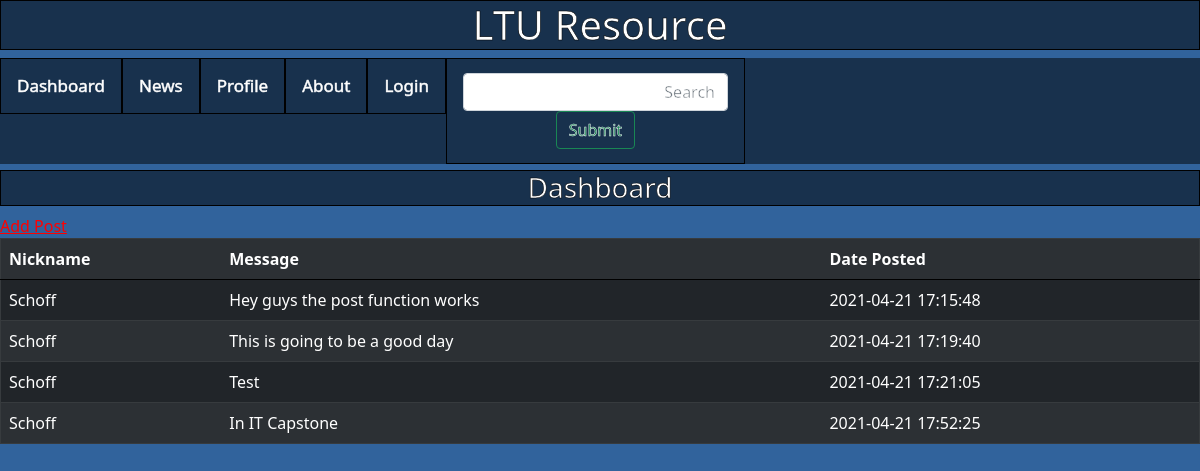
Page /NewPostAction.php on the earlier database version.
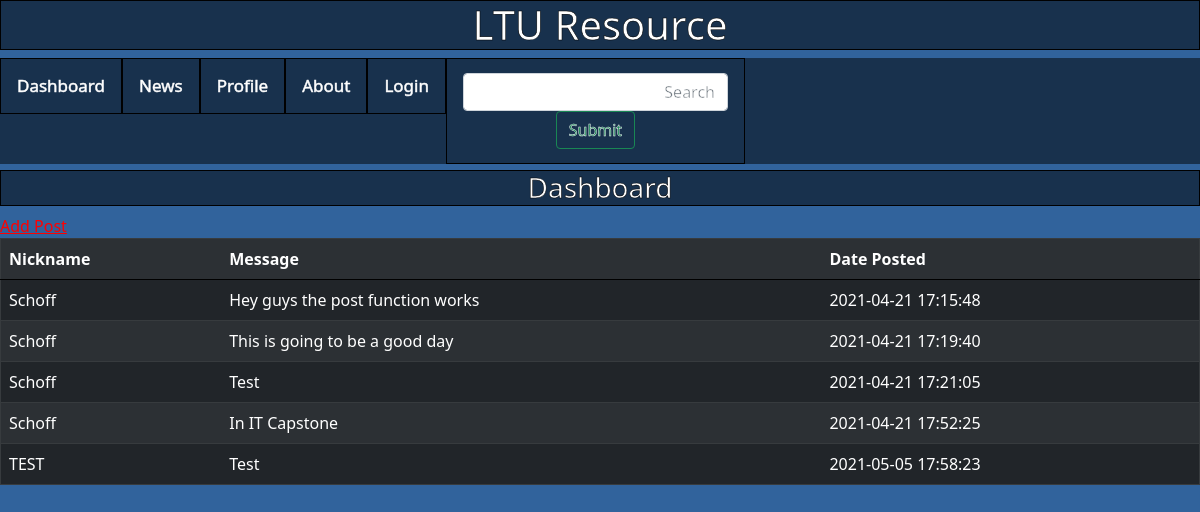
Same page on the later database version.
### tables this page shows
CREATE TABLE IF NOT EXISTS `post` (
  `postid` int NOT NULL AUTO_INCREMENT,
  `message` varchar(256) NOT NULL,
  `dateposted` datetime NOT NULL DEFAULT CURRENT_TIMESTAMP,
  `file` varchar(32) DEFAULT NULL,
  `userid` int NOT NULL,
  PRIMARY KEY (`postid`),
  KEY `userid` (`userid`)
);

CREATE TABLE IF NOT EXISTS `user` (
  `userid` int NOT NULL AUTO_INCREMENT,
  `nickname` varchar(32) NOT NULL,
  `password` varchar(32) NOT NULL,
  `email` varchar(32) NOT NULL,
  `profilepicture` varchar(32) DEFAULT NULL,
  `bio` varchar(128) DEFAULT NULL,
  `fname` varchar(32) DEFAULT NULL,
  `lname` varchar(32) DEFAULT NULL,
  `dob` date DEFAULT NULL,
  PRIMARY KEY (`userid`)
);

### NewPostAction.php (the view, shortened to what this page needs)
<?php
include 'Connection.php';
$message = $_POST['message'];
$userid = $_SESSION['user'];
$sql = "INSERT INTO post (message, userid) VALUES ('$message', $userid);";
$result = $conn->query($sql);
if ($result) {
	$sqlget = "SELECT post.message, post.dateposted, user.nickname FROM post LEFT JOIN user ON post.userid = user.userid;";
	$sqldata = mysqli_query($conn,$sqlget) or die("Error getting data");
	if (isset($_SESSION["user"]) && !empty($_SESSION["user"])){
		echo "<!doctype html>
		<html>
		<head>
		<meta charset='utf-8'>
		<title>Untitled Document</title>
			<link href = 'Dashboard.php'>
			<link href = 'Dashboard.php' rel = 'connection'>
			<link href='https://cdn.jsdelivr.net/npm/bootstrap@5.0.0-beta3/dist/css/bootstrap.min.css' rel='stylesheet'>
			<link href = 'Style.css' rel = 'stylesheet'>
		</head>
		<body>
			<h1 class = 'header'> LTU Resource</h1>
			<div class='topnav'>
				<a class='dash' href='Dashboard.php'>Dashboard</a>
				<a class='das' href='News.php'>News</a>
				<a class='dash' href='Profile.html'>Profile</a>
				<a class='dash' href='About.php'>About</a>
				<a class='dash' href='Logout.php'>Logout</a>
				<a>
					<form class='dash' action = 'SearchAction.php'>
						<input class='form-control me-2'  id = 'input' name = 'input' type='text' placeholder='Search' aria-label='Search' style = 'width: 100%; text-align: right'>
						<input class='btn btn-outline-success' type='submit'>
					</form>
				</a>
			</div>
			<h3 class='title'>Dashboard</h3>
			<a href='NewPost.html' style = 'color: red'>Add Post</a>
		</body>
		</html>";
		}
	else{
		echo "<!doctype html>
		<html>
		<head>
		<meta charset='utf-8'>
		<title>Untitled Document</title>
			<link href = 'Dashboard.php'>
			<link href = 'Dashboard.php' rel = 'connection'>
			<link href='https://cdn.jsdelivr.net/npm/bootstrap@5.0.0-beta3/dist/css/bootstrap.min.css' rel='stylesheet'>
			<link href = 'Style.css' rel = 'stylesheet'>
		</head>
		<body>
			<h1 class = 'header'> LTU Resource</h1>
			<div class='topnav'>
				<a class='dash' href='Dashboard.php'>Dashboard</a>
				<a class='das' href='News.php'>News</a>
				<a class='dash' href='Profile.html'>Profile</a>
				<a class='dash' href='About.php'>About</a>
				<a class='dash' href='Login.php'>Login</a>
				<a>
					<form class='dash' action = 'SearchAction.php'>
						<input class='form-control me-2'  id = 'input' name = 'input' type='text' placeholder='Search' aria-label='Search' style = 'width: 100%; text-align: right'>
						<input class='btn btn-outline-success' type='submit'>
					</form>
				</a>
			</div>
			<h3 class='title'>Dashboard</h3>
			<a href='NewPost.html' style = 'color: red'>Add Post</a>
		</body>
		</html>";
		}
	echo "<table class='table table-dark table-striped'>";
	echo "<tr><th>Nickname</th><th>Message</th><th>Date Posted</th></tr>";
	while ($row = mysqli_fetch_array($sqldata, MYSQLI_ASSOC)){
		echo "<tr><td>";
		echo $row['nickname'];
		echo "</td><td>";
		echo $row['message'];
		echo "</td><td>";
		echo $row['dateposted'];
		echo "</td></tr>";
	}
	echo "</table>";
	} else {
	  echo "Something went wrong.";
	  echo $_SESSION["nick"];
	}
?>

Differences in the rows shown:
added post: userid.nickname "TEST", message "Test", dateposted "2021-05-05 17:58:23"
